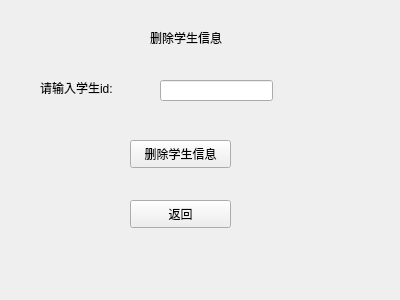
<?xml version="1.0" encoding="UTF-8"?>
<ui version="4.0">
 <class>del_student</class>
 <widget class="QWidget" name="del_student">
  <property name="geometry">
   <rect>
    <x>0</x>
    <y>0</y>
    <width>400</width>
    <height>300</height>
   </rect>
  </property>
  <property name="windowTitle">
   <string>Form</string>
  </property>
  <widget class="QLabel" name="label">
   <property name="geometry">
    <rect>
     <x>150</x>
     <y>30</y>
     <width>121</width>
     <height>16</height>
    </rect>
   </property>
   <property name="text">
    <string>删除学生信息</string>
   </property>
  </widget>
  <widget class="QLabel" name="label_2">
   <property name="geometry">
    <rect>
     <x>40</x>
     <y>80</y>
     <width>101</width>
     <height>16</height>
    </rect>
   </property>
   <property name="text">
    <string>请输入学生id:</string>
   </property>
  </widget>
  <widget class="QLineEdit" name="del_student_input">
   <property name="geometry">
    <rect>
     <x>160</x>
     <y>80</y>
     <width>113</width>
     <height>21</height>
    </rect>
   </property>
  </widget>
  <widget class="QPushButton" name="del_botton">
   <property name="geometry">
    <rect>
     <x>130</x>
     <y>140</y>
     <width>101</width>
     <height>28</height>
    </rect>
   </property>
   <property name="text">
    <string>删除学生信息</string>
   </property>
  </widget>
  <widget class="QPushButton" name="back">
   <property name="geometry">
    <rect>
     <x>130</x>
     <y>200</y>
     <width>101</width>
     <height>28</height>
    </rect>
   </property>
   <property name="text">
    <string>返回</string>
   </property>
  </widget>
 </widget>
 <resources/>
 <connections/>
</ui>
